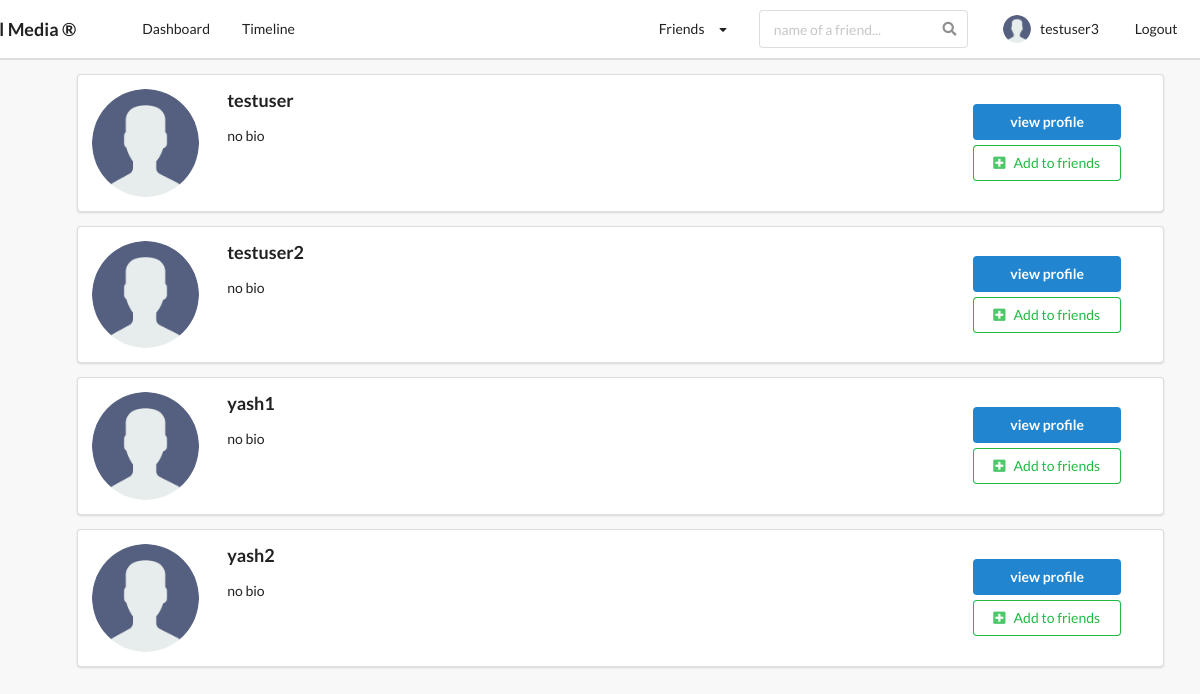
The page /profiles/to_invite/ (signed in) on the database its author committed.
### profiles/models.py (models this page shows, shortened)
class Profile(models.Model):
    first_name = models.CharField(max_length = 200, blank = True)
    last_name = models.CharField(max_length = 200, blank = True)
    user = models.OneToOneField(settings.AUTH_USER_MODEL,on_delete=models.CASCADE)
    bio = models.TextField(default = "no bio", max_length=300, blank = True)
    email = models.EmailField(max_length = 200,blank = True)
    country = models.CharField(choices = COUNTRY_CHOICES, max_length = 100,blank = True)
    avatar = models.ImageField(default = "avatar.png", upload_to = 'avatars/')
    friends = models.ManyToManyField(settings.AUTH_USER_MODEL, blank = True, related_name='friends')
    slug = models.SlugField(unique = True, blank = True)
    updated = models.DateTimeField(auto_now=True)
    created =  models.DateTimeField(auto_now_add=True)
    objects = ProfileManager()
    __initial_first_name = None
    __initial_last_name = None
    def __init__(self,*args, **kwargs):
        super().__init__(*args, **kwargs)
        self.__initial_first_name = self.first_name
        self.__initial_last_name = self.last_name
    def get_absolute_url(self):
        return reverse("profiles:profiles_detail_view", kwargs={"slug":self.slug})
    def get_friends_no(self):
        return self.friends.all().count()

### profiles/views.py (the view)
# urls.py: path('to_invite/', invite_profile_list_view, name='invite_profiles_view'),
@login_required
def invite_profile_list_view(request):
    user = request.user
    qs = Profile.objects.get_all_profiles_to_invite(user)
    is_empty = False
    if len(qs) == 0:
        is_empty = True
    profile = Profile.objects.get(user = user)
    rel = Relationship.objects.filter(receiver=profile)
    rel_receiver = set()
    for item in rel:
        rel_receiver.add(item.sender.user)   #adding sender to the set
    context = {
        'qs':qs,
        'is_empty':is_empty,
        'rel_receiver':rel_receiver,
    }
    return render(request, 'profiles/invite_profile_list.html', context)

### profiles/context_processors.py (called while the page is built)
def profile_dp(request):
    if request.user.is_authenticated:
        profile_obj = Profile.objects.get(user=request.user)
        pic = profile_obj.avatar
        return {'picture':pic}
    return {}

def invitation_received_no(request):
    if request.user.is_authenticated:
        profile_obj = Profile.objects.get(user=request.user)
        qs_count = Relationship.objects.invitations_received(profile_obj).count()
        return {'invites_no':qs_count}
    return {}

def friends_no(request):
    if request.user.is_authenticated:
        profile_obj = Profile.objects.get(user=request.user)
        count = profile_obj.get_friends_no()
        return {'friend_count':count}
    return {}

### profiles/models.py (called while the page is built)
    def get_all_profiles_to_invite(self, sender):
        profiles = Profile.objects.all().exclude(user = sender)
        profile = Profile.objects.get(user=sender)
        qs = Relationship.objects.filter(Q(sender=profile) | Q(receiver=profile))
        accepted = set()
        for rel in qs:
            if rel.status == 'accepted':
                accepted.add(rel.receiver)
                accepted.add(rel.sender)
        available = [profile for profile in profiles if profile not in accepted]
        return available

    def invitations_received(self,receiver):
        qs = Relationship.objects.filter(receiver=receiver, status='send')
        return qs

### profiles/templates/profiles/invite_profile_list.html (shortened to what this page needs)
{% extends 'base.html' %}
{% block content %}
    <ul>
        {% for obj in qs %}
            {% if obj.user not in rel_receiver %}
                <div class="ui segment">
                    <div class="ui grid">
                        <div class="row">
                            <div class="two wide column">
                                <img class="ui small circular image" src={{obj.avatar.url}}>
                            </div>
                            <div class="eleven wide column">
                                <h3>{{obj.user}}</h3>
                                <p>{{obj.bio}}</p>
                            </div>
                            <div class="three wide column" style="margin-top:15px;">
                                <a href="{{obj.get_absolute_url}}">
                                    <button class="ui primary button" style="width:148px; margin-bottom:5px;">
                                        view profile
                                    </button>
                                </a>
                                <form action="{% url 'profiles:send_invite' %}" method="POST">
                                    <button type="submit" class="ui positive basic button" ><i class="plus square icon"></i>Add to friends</button>
                                </form>
                            </div>
                        </div>
                    </div>
                </div>
            {% endif %}
        {% endfor %}
    </ul>
{% endblock content %}

### templates/main/navbar.html (shortened to what this page needs)
{% url 'posts:main_post_view' as path_to_posts %}
{% url 'profiles:my_profile_view' as path_to_my_profile %}
{% url 'profiles:users_posts' as path_to_timeline %}
{% url 'logout_view' as path_to_logout %}
{% url 'login_view' as path_to_login %}
<div class="ui secondary pointing menu nav" style="height:60px; position:sticky; top:0; z-index:1; background-color: white;">
    <div class="ui container">
        <h3 style="margin-left:-80px; padding-right:50px; padding-top: 8px;">Social Media &reg;</h3>
        <a href="{{path_to_posts}}" class="{% if request.path == path_to_posts %}active{% endif %} item">
            Dashboard
        </a>
        {% if request.user.is_authenticated %}
        <a href="{{path_to_timeline}}" class="{% if request.path == path_to_timeline %}active{% endif %} item">
            Timeline
        </a>
        {% endif %}
        <div class="right menu">
            {% if request.user.is_authenticated %}
                <div class="item">
                    <div class="ui dropdown"> Friends
                        <i class="ui dropdown icon"></i>
                    </div>
                </div>
                <div class="item" style="padding-bottom:0px; padding-right:30px;">
                    <form action="" method="GET">
                        <div class="ui icon input" style="">
                            <input class="prompt transparent" type="text" name='q' placeholder="name of a friend...">
                        </div>
                    </form>
                </div>
                <a style="padding:5px; padding-right:20px" href="{{path_to_my_profile}}" class="{% if request.path == path_to_my_profile %}active{% endif %} item" style="margin-top:10px;">
                    <img src={{picture.url}} class="ui avatar image">&nbsp;
                    {{request.user}}
                </a>
                <a style="margin-right:-30px" href="{{path_to_logout}}" class="ui item">Logout</a>
            {% else %}
                <a href="{{path_to_login}}" class="ui item">
                  Login
                </a>
            {% endif %}
        </div>
    </div>
</div>

### static_project/style.css (style rules this page uses)
body { background-color: #f8f8f8 !important; }
.nav { border-radius: 0px !important; padding: 10px 0 10px 0 !important; background-color: black; }

### rows shown on the page
Profile: avatar (placeholder picture), user "testuser", bio "no bio"
Profile: avatar (placeholder picture), user "testuser2", bio "no bio"
Profile: avatar (placeholder picture), user "yash1", bio "no bio"
Profile: avatar (placeholder picture), user "yash2", bio "no bio"

### other values the page prints
{{ request.user }} "testuser3"
